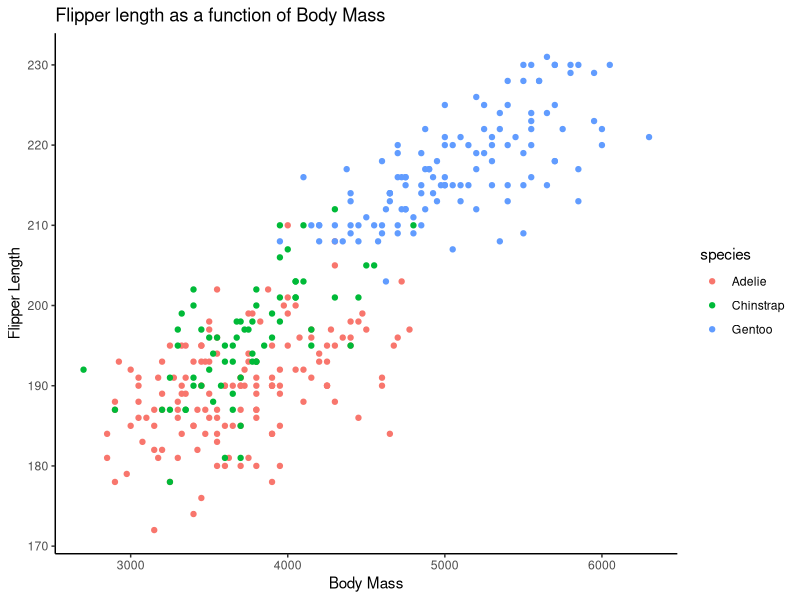
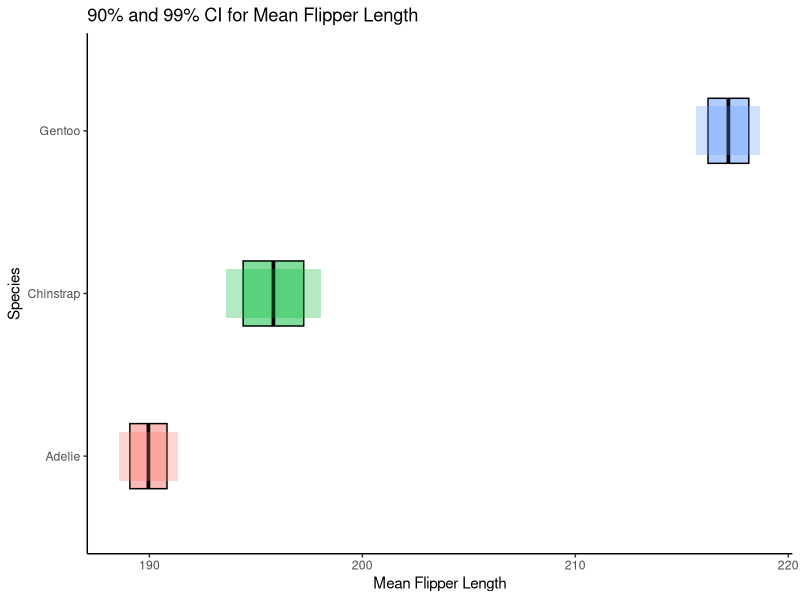

Recreate these plots in R, in order.
## ---- chunk 1
library(tidyverse)
library(palmerpenguins)
set.seed(9450)
## ---- chunk 2
penguin_df<- palmerpenguins::penguins
## ---- chunk 3
penguin_df %>%
  ggplot(aes(body_mass_g, flipper_length_mm, color=species)) +
  geom_point() +
  labs(x="Body Mass", y="Flipper Length",
       title="Flipper length as a function of Body Mass") +
  theme_classic()

## ---- chunk 4
penguin_df %>%
  group_by(species) %>%
  summarize(
    mean_flipper = mean(flipper_length_mm, na.rm = TRUE),
    std_flipper = sd(flipper_length_mm, na.rm=TRUE)
    )
## ---- chunk 5
penguin_df %>%
  group_by(species) %>%
  summarise(avg_flipper = mean(flipper_length_mm, na.rm = TRUE), 
            std_flipper = sd(flipper_length_mm, na.rm = TRUE), 
            count_species = n()) %>%
  mutate( 
    std_err = std_flipper/sqrt(count_species), 
    lower_ci_99 = avg_flipper - (2.576 * std_err),  
    upper_ci_99 = avg_flipper + (2.576 * std_err),
    lower_ci_90 = avg_flipper - (1.645 * std_err),  
    upper_ci_90 = avg_flipper + (1.645 * std_err)
    ) %>%
  ggplot(aes(species, avg_flipper, fill=species)) +
  geom_crossbar(aes(ymin=lower_ci_90, ymax=upper_ci_90), 
                width=0.4, show.legend = FALSE, alpha = 0.5) + 
  geom_crossbar(aes(ymin=lower_ci_99, ymax=upper_ci_99), 
                width=0.3, show.legend = FALSE, alpha=0.3, color = "NA") + 
  labs(y="Mean Flipper Length", x="Species", 
       title="90% and 99% CI for Mean Flipper Length") +
  coord_flip( ) +
  theme_classic()
